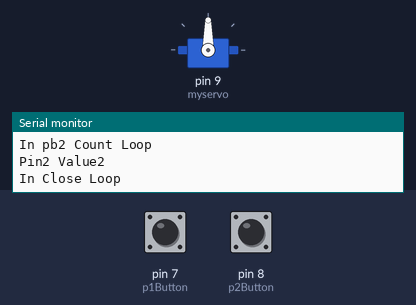
The sketch below on a simulated Arduino Uno, built with avr-gcc and run on an emulated ATmega328P. Shown: servo, the last lines printed to the serial monitor. The test bench sets the inputs (shaded band); at power-on: pin 7 (p1Button) HIGH, pin 8 (p2Button) LOW.

Above: at 1.2 s.
1.3 s: pin 7 (p1Button) pulled LOW for 1 s
5.3 s: pin 8 (p2Button) pulled HIGH for 1 s
9.3 s: pin 7 (p1Button) pulled LOW for 1 s
13.3 s: pin 8 (p2Button) pulled HIGH for 1 s
17.3 s: pin 7 (p1Button) driven LOW and pin 8 (p2Button) driven HIGH
At 18.4 s:
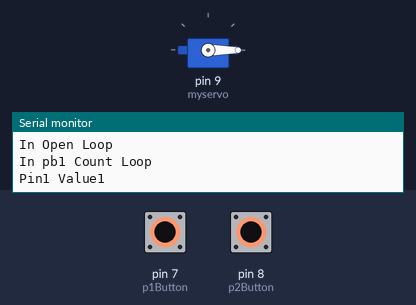
Timing chart, 0 to 20.0 s (numbered marks = the images above; inputs shaded):
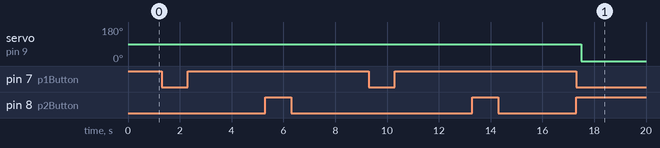

Measured:
- after the input at 17.3 s, servo on pin 9 (myservo): 90° → 0° after 0.20 s

The sketch:

servoMotorTest.ino
```cpp
//THIS SCRIPT ACTUATES A 4.8V SERVO FOR CONTROLING A REGULATOR PURGE VALVE
//THIS WAS DEVELOPED TO AUTOMATE THE PURGE CONTROL FOR THE HUD LED TEST

#include <Servo.h> //library for interfacing with servo motor
#define delayTime 30 //delay time set at 30 milliseconds

int p1Button = 7; //Push button 1 (purge) input set to digital pin 7
int p2Button = 8; //Push button 2 (close) input set to digital pin 8
int pb1Val = 0; //creates variable for pushbutton 1
int pb2Val = 0; //creates variable for pushbutton 2

Servo myservo; // create servo object to control a servo

int pos = 0; //Variable storing servo position

void setup() {
  pinMode(p1Button, INPUT); //Sets push button 1 as an input
  pinMode(p2Button, INPUT); //Sets push button 2 as an input
  myservo.attach(9);  // attaches the servo signal to pin 9
  Serial.begin(9600); //Open comms to the serial monitor
}

//Create function for rotating servo +90deg from 0
void Open_V() {
  for (pos = 0; pos <= 90; pos += 1) { // goes from 0 degrees to 180 degrees in steps of 1 degree
    myservo.write(pos);              // tell servo to go to position in variable 'pos'
    delay(delayTime);
    pos = 90;
    pb1Val = 0;
    Serial.println("In Open Loop");
    }
}

//Create function for rotating servo -90deg to 0
void Close_V() {
  for (pos = 90; pos >= 0; pos -= 1) { // goes from 90 degrees to 0 degrees in steps of 1 degree
    myservo.write(pos);              // tell servo to go to position in variable 'pos'
    delay(delayTime);
    pos = 0;
    pb2Val = 0;
    Serial.println("In Close Loop");
    }
}

//Creates function for increasing pushbutton 1 variable
void pb1_count() {
  pb1Val = pb1Val+1;
  Serial.println("In pb1 Count Loop");

}
//Creates function for increasing pushbutton 2 variable
void pb2_count() {
  pb2Val = pb2Val+1;
  Serial.println("In pb2 Count Loop");

}

//////////////////////////////////////LOOP SECTION/////////////////////////////////////////////////
void loop() {
//Checks if pushbutton 1 is pulled low. If so, it increments +1.
  if (digitalRead(p1Button) == LOW && digitalRead(p2Button)== HIGH){
    delay(100);
    pb1_count();
    Serial.print("Pin1 Value");
    Serial.println(pb1Val);
  }
  if (pb1Val >= 2){
    Open_V();
    //delay(delayTime);
  }
//Checks if pushbutton 2 is pulled low. If so, it increments +1.
  if (digitalRead(p2Button) == LOW && digitalRead(p1Button)== HIGH){
    delay(100);
    pb2_count();
    Serial.print("Pin2 Value");
    Serial.println(pb2Val);
  }
  if (pb2Val >= 2){
    Close_V();
    //delay(delayTime);
  }
}
```
